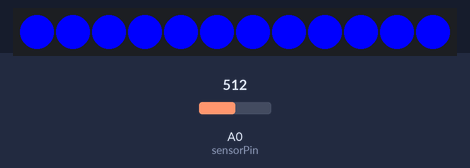
Bench run of a sketch on a simulated Arduino Uno, built with avr-gcc and run on an emulated ATmega328P. On the bench: 12 RGB LEDs in strip order, left to right. The inputs (shaded band) are chosen by the test bench; at power-on: A0 (sensorPin) = 512. Dim RGB values are drawn brighter than linear.

Above: at 6.2 s.
6.3 s: A0 (sensorPin) set to 223
At 9.6 s:
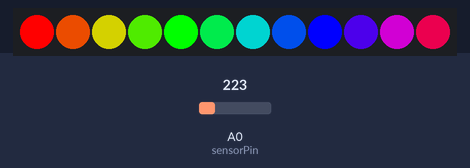
11.3 s: A0 (sensorPin) set to 199
16.3 s: A0 (sensorPin) set to 265
At 16.73 s:
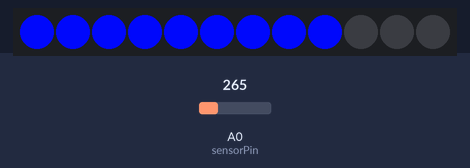
At 18.33 s:
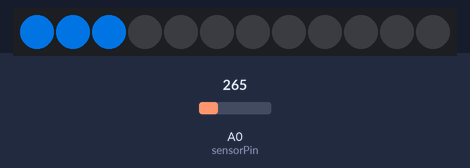

The sketch:

IR_Sensor_LED_Strip_test.ino
```cpp
// LPD8806 LED Code for testing IR sensor/LED strip integration for Chandelierium
/*************************************************************************************/
#include "LPD8806.h" // Library Here: https://github.com/adafruit/LPD8806
#include "SPI.h"

//Set up pin numbers for LED strip.
int totalLEDs = 12; // Length of the LED strip.
int dataPin = 2;
int clockPin = 3;
LPD8806 strip = LPD8806(totalLEDs, dataPin, clockPin);

//Set up pin numbers for IR sensor.
int sensorPin = A0;

// SMOOTHING: Define the number of samples for smoothing the sensor signal.
const int numReadings = 10;
int readings[numReadings];      // the readings from the analog input
int index = 0;                  // the index of the current reading
int total = 0;                  // the running total
int average = 0;                // the average

// "Mood light" color cycling
int colorval = 0; // Variable to hold the changing "mood light" strip color.
const int mooddelay = 2; // Increase this to slow down the color cycling.
int moodcounter = 0; // just a counter...

// "Party mode" !!!
uint32_t RGBWheel(uint16_t WheelPos);
const int PartyModeDifficulty = 470; //Upper limit is 500.

void setup() {
  strip.begin();  // Start up the LED strip
  strip.show();  // Update the strip, to start they are all 'off'

  //Initialize smoothing values.
   for (int thisReading = 0; thisReading < numReadings; thisReading++)
    readings[thisReading] = 0;
}


void loop() {
    // read the value from the sensor and compress ends of scale:
  int dist = analogRead(sensorPin);
  if(dist>500) dist=500;
  if(dist<200) dist=200;

    //Smooth the value over time! subtract the last reading:
  total= total - readings[index];
  // put sensor reading into array:
  readings[index] = dist;
  // add the reading to the total:
  total= total + readings[index];
  // advance to the next position in the array:
  index = index + 1;
  // if we're at the end of the array...
  if (index >= numReadings)
    // ...wrap around to the beginning:
    index = 0;
  // calculate the average:
  average = total / numReadings;

  // Rescale the signal to the length of the LED strip.
  dist = map(average, 200, 500, 0, totalLEDs);

//Light up the strip in "normal mode":
colorFill(Wheel(colorval), 10, dist);      // blue fill, distance determined by IR reading.

//Activate "party mode" if you've earned it:
if(average>PartyModeDifficulty) rainbowCycle(0);

//Mood light cycling with variable delay.
if(moodcounter < mooddelay) moodcounter++;
else
  {
    colorval++;
    moodcounter = 0;
  }
if(colorval>255) colorval = 0; //Loop back to the beginning of the color wheel.

// Clear strip data before start of next cycle
  for (int i=0; i < strip.numPixels(); i++) {
    strip.setPixelColor(i, 0);
  }
}


// Fill the strip with color c, up to a point determined by the IR sensor value.
void colorFill(uint32_t c, uint8_t wait, uint8_t distance) {
  int i;

  for (i=0; i <= distance; i++) {
      strip.setPixelColor(i, c); // set all active pixels on
  }
  strip.show(); // display all the pixels!
  delay(wait);
 }

 // Cycle through the color wheel: PARTY MODE!
void rainbowCycle(uint8_t wait) {
  uint16_t i, j;
  for (j=0; j < 384 * 5; j++) {     // 5 cycles of all 384 colors in the wheel
    for (i=0; i < strip.numPixels(); i++) {
      // tricky math! we use each pixel as a fraction of the full 384-color
      // wheel (thats the i / strip.numPixels() part)
      // Then add in j which makes the colors go around per pixel
      // the % 384 is to make the wheel cycle around
      strip.setPixelColor(i, RGBWheel(((i * 384 / strip.numPixels()) + j) % 384));
    }
    strip.show();   // write all the pixels out
    delay(wait);
  }
}


/* Blue-green Color wheel helper function */
//Input a value 0 to 256 to get a color value.
uint32_t Wheel(uint16_t WheelPos) {
  byte r, g, b;
  switch(WheelPos / 128)
  {
    case 0:
      b = 127 - WheelPos % 128; // blue down
      g = WheelPos % 128;       // green up
      r = 0;                    // red off
      break;
    case 1:
      g = 127 - WheelPos % 128; // green down
      b = WheelPos % 128;       // blue up
      r = 0;                    // red off
      break;
   }
  return(strip.Color(r,g,b));    // No red here!
}

/* RGB Color Wheel Helper function */
//Input a value 0 to 384 to get a color value.
uint32_t RGBWheel(uint16_t WheelPos) {
  byte r, g, b;
  switch(WheelPos / 128)
  {
    case 0:
      r = 127 - WheelPos % 128; // red down
      g = WheelPos % 128;       // green up
      b = 0;                    // blue off
      break;
    case 1:
      g = 127 - WheelPos % 128; // green down
      b = WheelPos % 128;       // blue up
      r = 0;                    // red off
      break;
    case 2:
      b = 127 - WheelPos % 128; // blue down
      r = WheelPos % 128;       // red up
      g = 0;                    // green off
      break;
  }
  return(strip.Color(r,g,b));
}
```

Measured:
- after the input at 11.3 s, every drawn part: stays the same
